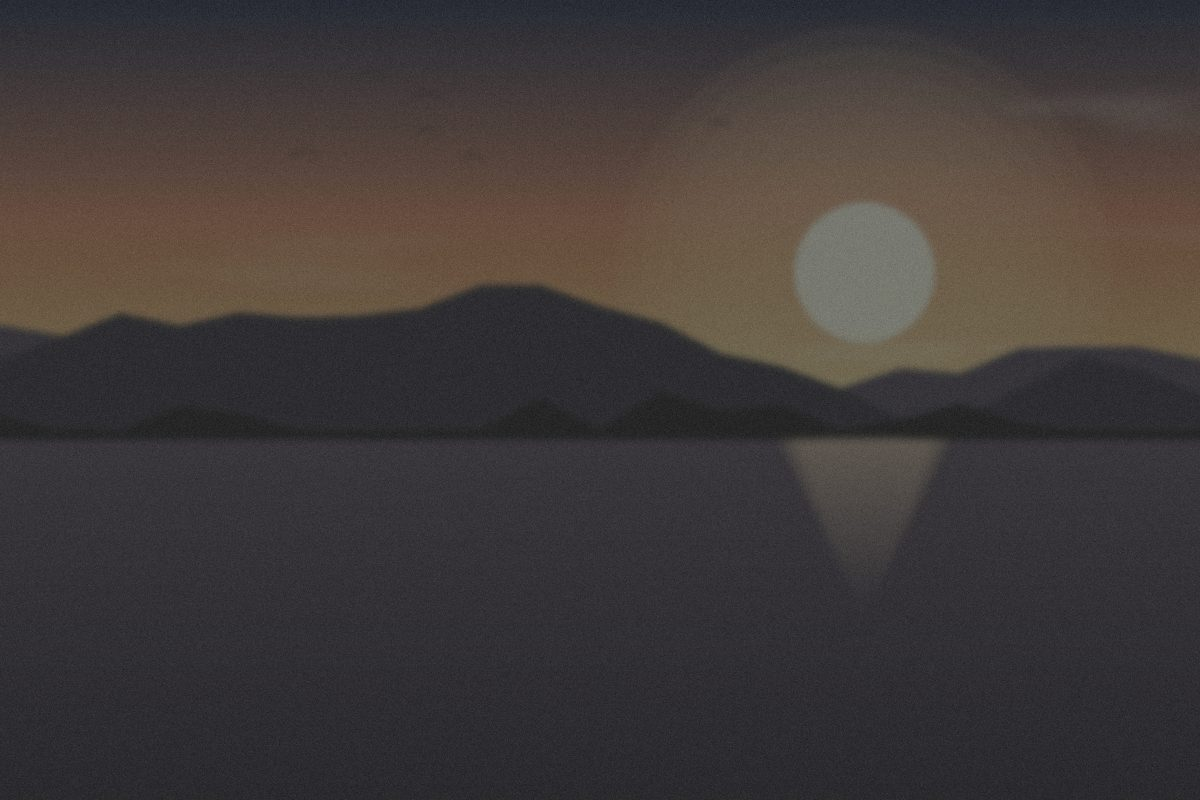
#> input picture frontend/src/assets/images/before.jpg, 1200 x 800 px
$ python -i image_utils.py   (imports and definitions only)   (older library calls are emulated)
#> lines starting #> are read from the running program, lines starting #| are printed output that depends on the picture
#> further down, picture is the input picture: shape (800, 1200, 3); mean B, G, R 57.6, 58.4, 64.4
"""
Real (non-ML) image quality diagnosis and enhancement operations,
built on OpenCV + NumPy + Pillow.

Diagnosis metrics all return a 0-100 "quality" score for that dimension
(100 = great, 0 = bad), plus the underlying raw numbers for transparency.
Enhancement functions take a BGR np.ndarray (OpenCV convention) and
return a corrected BGR np.ndarray.
"""

from __future__ import annotations

from typing import Any, Dict, List, Tuple

import cv2
import numpy as np

# ---------------------------------------------------------------------------
# Diagnosis metrics
# ---------------------------------------------------------------------------


# [206 lines left out: functions compute_blur_score, compute_noise_score, compute_exposure_score, compute_contrast_score, compute_color_score, compute_compression_score and 4 more, not called in this run]


def op_denoise(bgr: np.ndarray) -> np.ndarray:
    """Non-local means denoising — good balance of quality vs. speed."""
    return cv2.fastNlMeansDenoisingColored(bgr, None, h=7, hColor=7, templateWindowSize=7, searchWindowSize=21)


# [5 lines left out: function op_sharpen, not called in this run]


def op_contrast(bgr: np.ndarray) -> np.ndarray:
    """CLAHE (adaptive histogram equalization) applied on the luminance channel only."""
    lab = cv2.cvtColor(bgr, cv2.COLOR_BGR2LAB)
#> lab: shape (800, 1200, 3); mean of channels 0, 1, 2 63.9, 130.7, 129.2
    l_channel, a_channel, b_channel = cv2.split(lab)
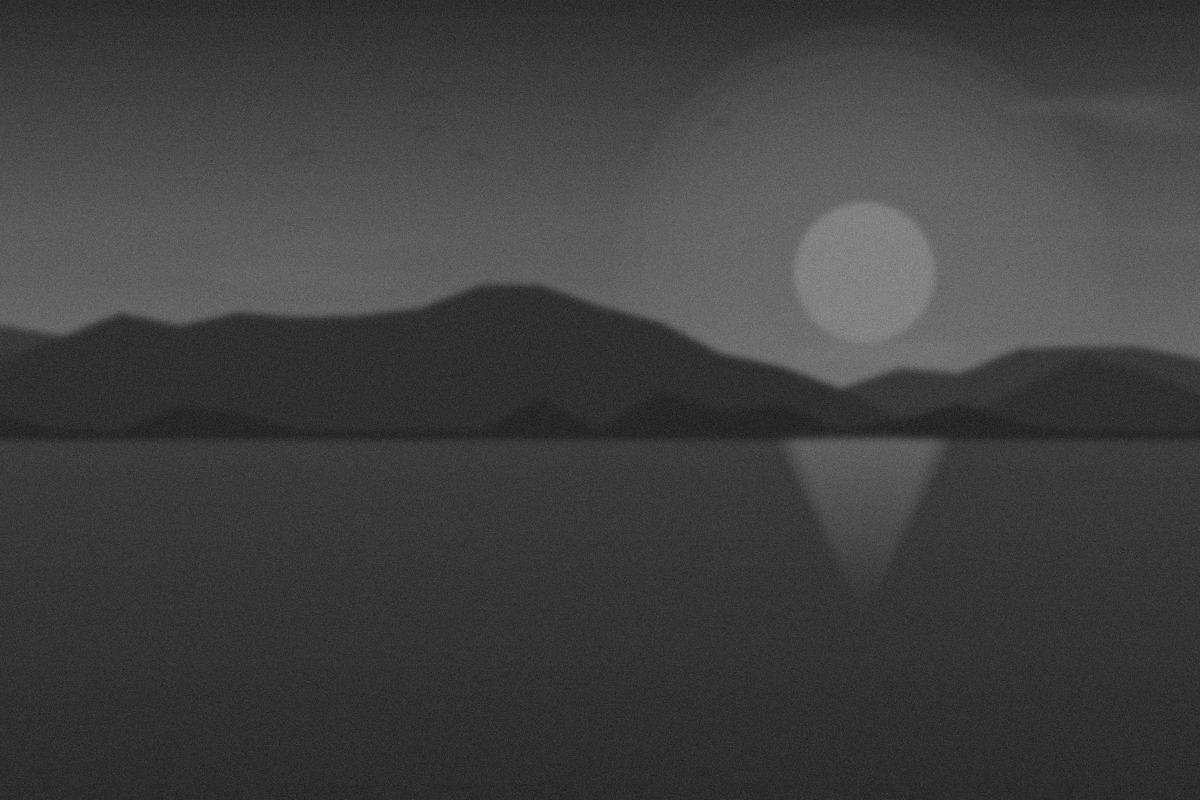
#> l_channel: shape (800, 1200); min 25, max 139, mean 63.9
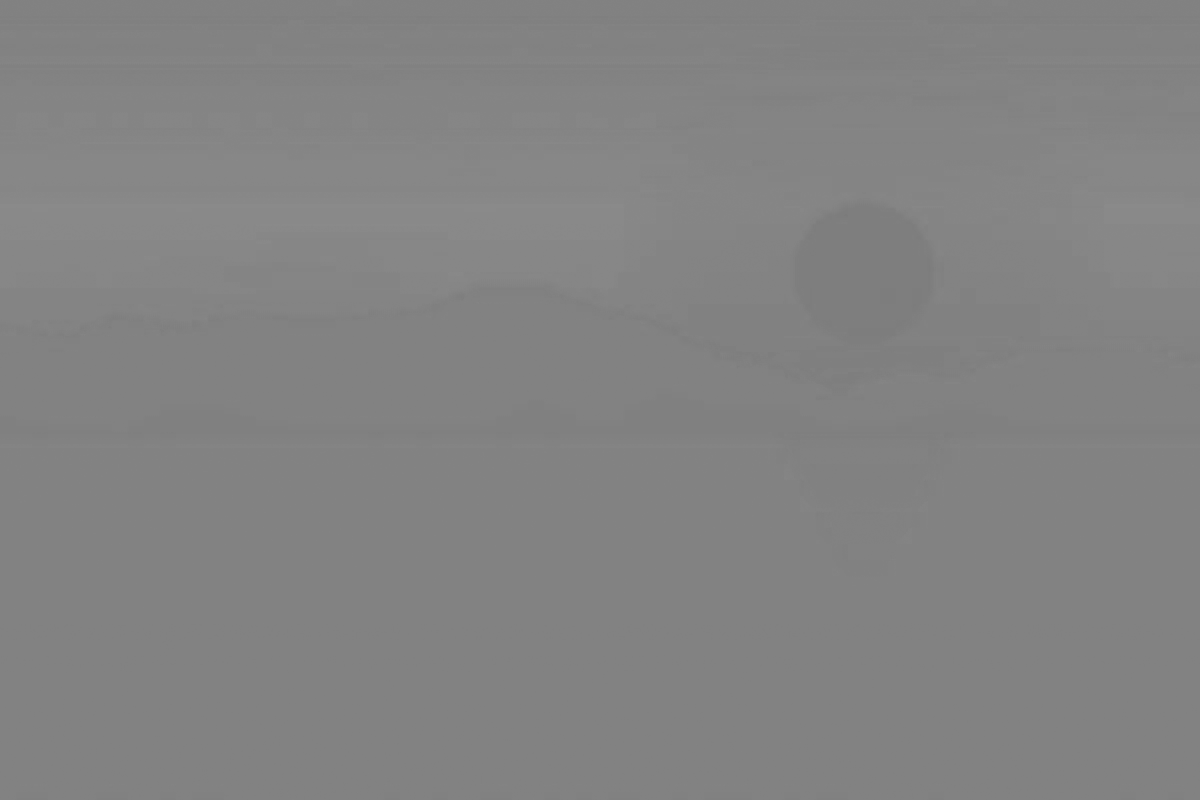
#> a_channel: shape (800, 1200); min 123, max 138, mean 130.7
    clahe = cv2.createCLAHE(clipLimit=2.5, tileGridSize=(8, 8))
    l_channel = clahe.apply(l_channel)
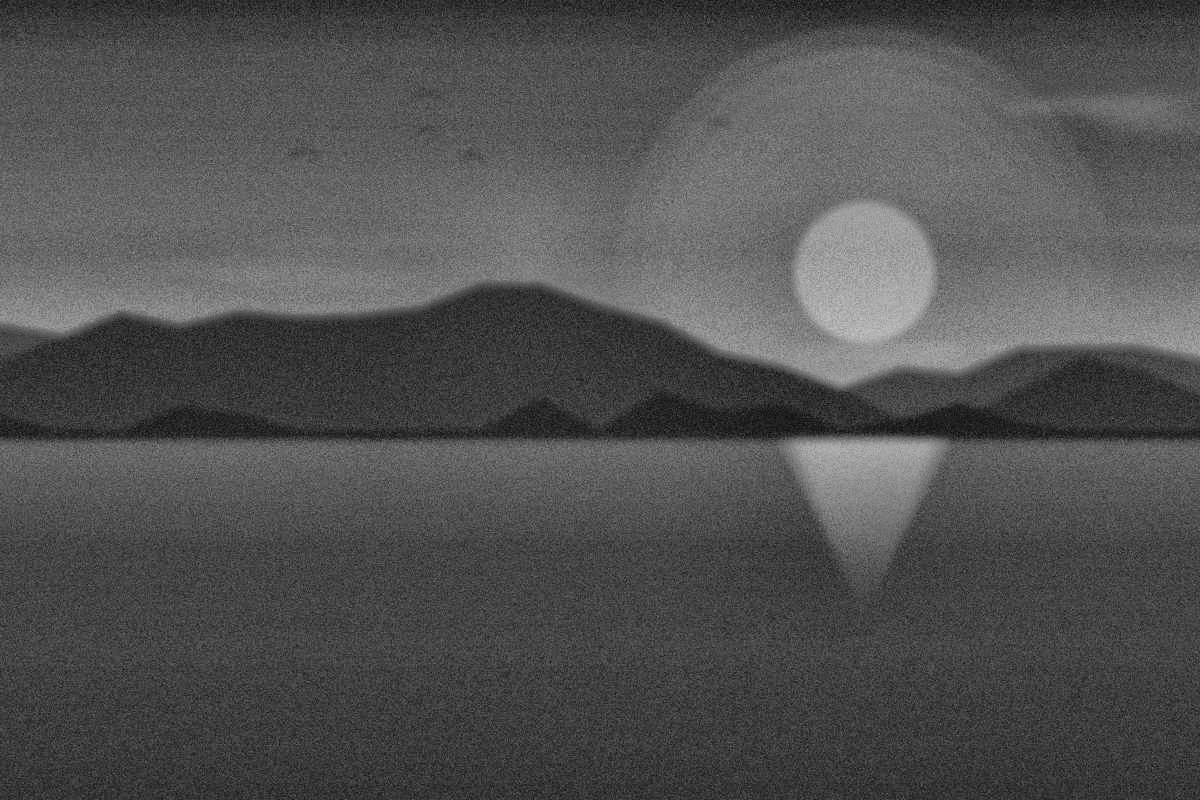
#> l_channel: shape (800, 1200); min 14, max 196, mean 81.1
    merged = cv2.merge((l_channel, a_channel, b_channel))
#> merged: shape (800, 1200, 3); mean of channels 0, 1, 2 81.1, 130.7, 129.2
    return cv2.cvtColor(merged, cv2.COLOR_LAB2BGR)
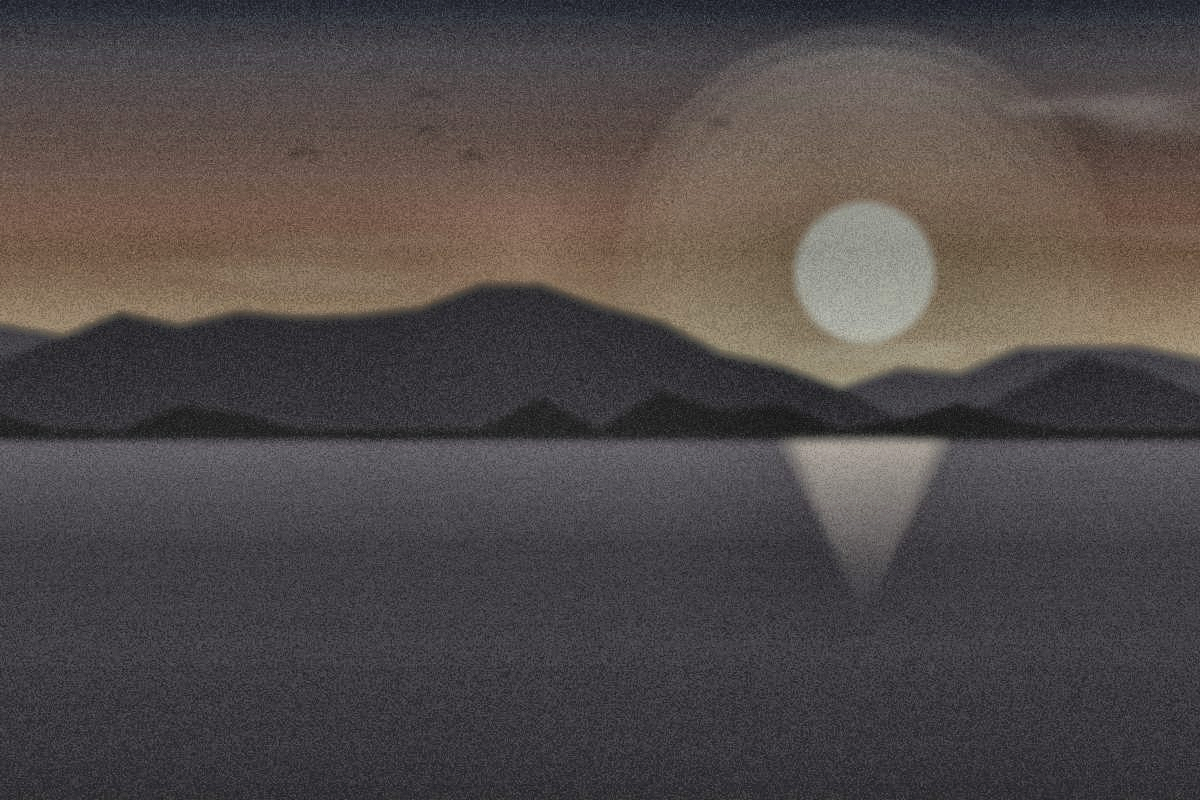
#> returned value: shape (800, 1200, 3); mean B, G, R 73.4, 74.1, 80.5


# [22 lines left out: functions op_white_balance, op_color_correction, not called in this run]


OPERATION_MAP = {
    "exposure": op_exposure,
    "denoise": op_denoise,
    "sharpen": op_sharpen,
    "contrast": op_contrast,
    "white_balance": op_white_balance,
    "color_correction": op_color_correction,
}


# [20 lines left out: functions apply_operations, _scale, not called in this run]


def _clamp(value: float, min_v: float, max_v: float) -> float:
    return max(min_v, min(max_v, value))

>>> import cv2
>>> picture = cv2.imread('../../../frontend/src/assets/images/before.jpg')
>>> result = op_contrast(picture)
